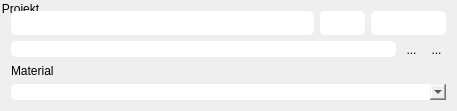
       <widget class="QGroupBox" name="groupBox">
        <property name="styleSheet">
         <string notr="true">border-radius: 5px;</string>
        </property>
        <property name="title">
         <string>Projekt</string>
        </property>
        <layout class="QVBoxLayout" name="verticalLayout_6">
         <item>
          <layout class="QHBoxLayout" name="horizontalLayout_2">
           <item>
            <widget class="MLineEdit" name="lineEdit_ProjectName">
             <property name="minimumSize">
              <size>
               <width>0</width>
               <height>24</height>
              </size>
             </property>
            </widget>
           </item>
           <item>
            <widget class="MLineEdit" name="lineEdit_ProjectState">
             <property name="minimumSize">
              <size>
               <width>0</width>
               <height>24</height>
              </size>
             </property>
             <property name="maximumSize">
              <size>
               <width>45</width>
               <height>24</height>
              </size>
             </property>
            </widget>
           </item>
           <item>
            <widget class="MLineEdit" name="lineEdit_Tension">
             <property name="enabled">
              <bool>true</bool>
             </property>
             <property name="minimumSize">
              <size>
               <width>0</width>
               <height>24</height>
              </size>
             </property>
             <property name="maximumSize">
              <size>
               <width>75</width>
               <height>24</height>
              </size>
             </property>
            </widget>
           </item>
          </layout>
         </item>
         <item>
          <layout class="QHBoxLayout" name="horizontalLayout_File">
           <item>
            <widget class="QLineEdit" name="lineEdit_hyperMILL_File">
             <property name="palette">
              <palette>
               <active>
                <colorrole role="WindowText">
                 <brush brushstyle="SolidPattern">
                  <color alpha="255">
                   <red>160</red>
                   <green>160</green>
                   <blue>160</blue>
                  </color>
                 </brush>
                </colorrole>
                <colorrole role="Button">
                 <brush brushstyle="SolidPattern">
                  <color alpha="32">
                   <red>255</red>
                   <green>255</green>
                   <blue>255</blue>
                  </color>
                 </brush>
                </colorrole>
                <colorrole role="Text">
                 <brush brushstyle="SolidPattern">
                  <color alpha="255">
                   <red>160</red>
                   <green>160</green>
                   <blue>160</blue>
                  </color>
                 </brush>
                </colorrole>
                <colorrole role="ButtonText">
                 <brush brushstyle="SolidPattern">
                  <color alpha="255">
                   <red>160</red>
                   <green>160</green>
                   <blue>160</blue>
                  </color>
                 </brush>
                </colorrole>
                <colorrole role="Base">
                 <brush brushstyle="SolidPattern">
                  <color alpha="32">
                   <red>255</red>
                   <green>255</green>
                   <blue>255</blue>
                  </color>
                 </brush>
                </colorrole>
                <colorrole role="Window">
                 <brush brushstyle="SolidPattern">
                  <color alpha="32">
                   <red>255</red>
                   <green>255</green>
                   <blue>255</blue>
                  </color>
                 </brush>
                </colorrole>
                <colorrole role="PlaceholderText">
                 <brush brushstyle="SolidPattern">
                  <color alpha="128">
                   <red>160</red>
                   <green>160</green>
                   <blue>160</blue>
                  </color>
                 </brush>
                </colorrole>
               </active>
               <inactive>
                <colorrole role="WindowText">
                 <brush brushstyle="SolidPattern">
                  <color alpha="255">
                   <red>160</red>
                   <green>160</green>
                   <blue>160</blue>
                  </color>
                 </brush>
                </colorrole>
                <colorrole role="Button">
                 <brush brushstyle="SolidPattern">
                  <color alpha="32">
                   <red>255</red>
                   <green>255</green>
                   <blue>255</blue>
                  </color>
                 </brush>
                </colorrole>
                <colorrole role="Text">
                 <brush brushstyle="SolidPattern">
                  <color alpha="255">
                   <red>160</red>
                   <green>160</green>
                   <blue>160</blue>
                  </color>
                 </brush>
                </colorrole>
                <colorrole role="ButtonText">
                 <brush brushstyle="SolidPattern">
                  <color alpha="255">
                   <red>160</red>
                   <green>160</green>
                   <blue>160</blue>
                  </color>
                 </brush>
                </colorrole>
                <colorrole role="Base">
                 <brush brushstyle="SolidPattern">
                  <color alpha="32">
                   <red>255</red>
                   <green>255</green>
                   <blue>255</blue>
                  </color>
                 </brush>
                </colorrole>
                <colorrole role="Window">
                 <brush brushstyle="SolidPattern">
                  <color alpha="32">
                   <red>255</red>
                   <green>255</green>
                   <blue>255</blue>
                  </color>
                 </brush>
                </colorrole>
                <colorrole role="PlaceholderText">
                 <brush brushstyle="SolidPattern">
                  <color alpha="128">
                   <red>160</red>
                   <green>160</green>
                   <blue>160</blue>
                  </color>
                 </brush>
                </colorrole>
               </inactive>
               <disabled>
                <colorrole role="WindowText">
                 <brush brushstyle="SolidPattern">
                  <color alpha="255">
                   <red>160</red>
                   <green>160</green>
                   <blue>160</blue>
                  </color>
                 </brush>
                </colorrole>
                <colorrole role="Button">
                 <brush brushstyle="SolidPattern">
                  <color alpha="32">
                   <red>255</red>
                   <green>255</green>
                   <blue>255</blue>
                  </color>
                 </brush>
                </colorrole>
                <colorrole role="Text">
                 <brush brushstyle="SolidPattern">
                  <color alpha="255">
                   <red>160</red>
                   <green>160</green>
                   <blue>160</blue>
                  </color>
                 </brush>
                </colorrole>
                <colorrole role="ButtonText">
                 <brush brushstyle="SolidPattern">
                  <color alpha="255">
                   <red>160</red>
                   <green>160</green>
                   <blue>160</blue>
                  </color>
                 </brush>
                </colorrole>
                <colorrole role="Base">
                 <brush brushstyle="SolidPattern">
                  <color alpha="32">
                   <red>255</red>
                   <green>255</green>
                   <blue>255</blue>
                  </color>
                 </brush>
                </colorrole>
                <colorrole role="Window">
                 <brush brushstyle="SolidPattern">
                  <color alpha="32">
                   <red>255</red>
                   <green>255</green>
                   <blue>255</blue>
                  </color>
                 </brush>
                </colorrole>
                <colorrole role="PlaceholderText">
                 <brush brushstyle="SolidPattern">
                  <color alpha="128">
                   <red>160</red>
                   <green>160</green>
                   <blue>160</blue>
                  </color>
                 </brush>
                </colorrole>
               </disabled>
              </palette>
             </property>
            </widget>
           </item>
           <item>
            <widget class="QToolButton" name="toolButton_ExecFile">
             <property name="text">
              <string>...</string>
             </property>
             <property name="icon">
              <iconset>
               <normalon>:/Icons/Project/camfile.png</normalon>
              </iconset>
             </property>
             <property name="iconSize">
              <size>
               <width>24</width>
               <height>24</height>
              </size>
             </property>
            </widget>
           </item>
           <item>
            <widget class="QToolButton" name="toolButton_OpenFile">
             <property name="text">
              <string>...</string>
             </property>
             <property name="icon">
              <iconset>
               <normalon>:/Icons/Project/File_Open.png</normalon>
              </iconset>
             </property>
             <property name="iconSize">
              <size>
               <width>24</width>
               <height>24</height>
              </size>
             </property>
            </widget>
           </item>
          </layout>
         </item>
         <item>
          <widget class="QLabel" name="label_Material">
           <property name="maximumSize">
            <size>
             <width>16777215</width>
             <height>30</height>
            </size>
           </property>
           <property name="text">
            <string>Material</string>
           </property>
          </widget>
         </item>
         <item>
          <widget class="MComboBox" name="comboBox_Material">
           <property name="minimumSize">
            <size>
             <width>435</width>
             <height>0</height>
            </size>
           </property>
          </widget>
         </item>
        </layout>
       </widget>
